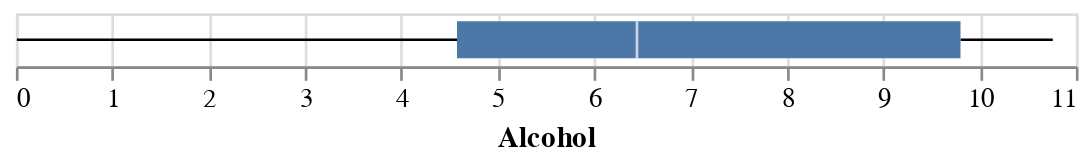

Notebook source saved alongside this figure:
### Markdown cell above
Here is a visualization on the statistics of the chosen health interventions and schooling.

### Code cell
alt.Chart(filtered_df).mark_boxplot().encode(
    x='Alcohol'
)

### Figure 1 — Vega-Lite specification as saved in the notebook (floating-point values rounded to 4 significant figures)
{"config": {"view": {"continuousWidth": 400, "continuousHeight": 300}}, "data": {"name": "data-0bcf5a5dda81ccb7da1e112b62e6a35a"}, "mark": "boxplot", "encoding": {"x": {"field": "Alcohol", "type": "quantitative"}}, "$schema": "https://vega.github.io/schema/vega-lite/v4.17.0.json", "datasets": {"data-0bcf5a5dda81ccb7da1e112b62e6a35a": [{"Year": 2001, "Country": "Australia", "infant deaths": 1, "Alcohol": 9.53, "Polio": 91.0, "Measles": 141, "Schooling": 20.5}, {"Year": 2003, "Country": "Australia", "infant deaths": 1, "Alcohol": 9.97, "Polio": 92.0, "Measles": 91, "Schooling": 20.6}, {"Year": 2011, "Country": "Australia", "infant deaths": 1, "Alcohol": 10.3, "Polio": 92.0, "Measles": 190, "Schooling": 19.8}, {"Year": 2006, "Country": "Australia", "infant deaths": 1, "Alcohol": 10.31, "Polio": 92.0, "Measles": 0, "Schooling": 20.3}, {"Year": 2014, "Country": "Australia", "infant deaths": 1, "Alcohol": 9.71, "Polio": 92.0, "Measles": 340, "Schooling": 20.4}, {"Year": 2002, "Country": "Australia", "infant deaths": 1, "Alcohol": 9.84, "Polio": 92.0, "Measles": 32, "Schooling": 20.1}, {"Year": 2012, "Country": "Australia", "infant deaths": 1, "Alcohol": 10.03, "Polio": 92.0, "Measles": 199, "Schooling": 20.1}, {"Year": 2000, "Country": "Australia", "infant deaths": 1, "Alcohol": 10.17, "Polio": 9.0, "Measles": 108, "Schooling": 20.4}, {"Year": 2004, "Country": "Australia", "infant deaths": 1, "Alcohol": 9.84, "Polio": 92.0, "Measles": 70, "Schooling": 20.7}, {"Year": 2009, "Country": "Australia", "infant deaths": 1, "Alcohol": 10.62, "Polio": 92.0, "Measles": 104, "Schooling": 19.1}, {"Year": 2007, "Country": "Australia", "infant deaths": 1, "Alcohol": 10.56, "Polio": 92.0, "Measles": 11, "Schooling": 19.0}, {"Year": 2005, "Country": "Australia", "infant deaths": 1, "Alcohol": 10.3, "Polio": 92.0, "Measles": 10, "Schooling": 20.3}, {"Year": 2013, "Country": "Australia", "infant deaths": 1, "Alcohol": 9.87, "Polio": 91.0, "Measles": 158, "Schooling": 20.3}, {"Year": 2008, "Country": "Australia", "infant deaths": 1, "Alcohol": 10.76, "Polio": 92.0, "Measles": 65, "Schooling": 19.1}, {"Year": 2010, "Country": "Australia", "infant deaths": 1, "Alcohol": 10.52, "Polio": 92.0, "Measles": 70, "Schooling": 19.5}, {"Year": 2011, "Country": "Cameroon", "infant deaths": 51, "Alcohol": 6.19, "Polio": 8.0, "Measles": 504, "Schooling": 10.0}, {"Year": 2008, "Country": "Cameroon", "infant deaths": 56, "Alcohol": 5.9, "Polio": 82.0, "Measles": 495, "Schooling": 8.8}, {"Year": 2001, "Country": "Cameroon", "infant deaths": 61, "Alcohol": 4.43, "Polio": 61.0, "Measles": 23934, "Schooling": 7.1}, {"Year": 2004, "Country": "Cameroon", "infant deaths": 59, "Alcohol": 4.71, "Polio": 72.0, "Measles": 358, "Schooling": 8.2}, {"Year": 2000, "Country": "Cameroon", "infant deaths": 62, "Alcohol": 3.91, "Polio": 57.0, "Measles": 14629, "Schooling": 6.9}, {"Year": 2012, "Country": "Cameroon", "infant deaths": 50, "Alcohol": 0.01, "Polio": 85.0, "Measles": 609, "Schooling": 10.4}, {"Year": 2010, "Country": "Cameroon", "infant deaths": 53, "Alcohol": 6.15, "Polio": 83.0, "Measles": 240, "Schooling": 9.7}, {"Year": 2006, "Country": "Cameroon", "infant deaths": 58, "Alcohol": 5.22, "Polio": 78.0, "Measles": 196, "Schooling": 8.2}, {"Year": 2014, "Country": "Cameroon", "infant deaths": 47, "Alcohol": 0.01, "Polio": 86.0, "Measles": 831, "Schooling": 10.4}, {"Year": 2013, "Country": "Cameroon", "infant deaths": 48, "Alcohol": 0.01, "Polio": 88.0, "Measles": 760, "Schooling": 10.4}, {"Year": 2009, "Country": "Cameroon", "infant deaths": 54, "Alcohol": 5.89, "Polio": 79.0, "Measles": 251, "Schooling": 9.2}, {"Year": 2007, "Country": "Cameroon", "infant deaths": 57, "Alcohol": 5.44, "Polio": 81.0, "Measles": 100, "Schooling": 8.0}, {"Year": 2005, "Country": "Cameroon", "infant deaths": 58, "Alcohol": 5.03, "Polio": 79.0, "Measles": 605, "Schooling": 8.3}, {"Year": 2002, "Country": "Cameroon", "infant deaths": 60, "Alcohol": 4.58, "Polio": 66.0, "Measles": 1448, "Schooling": 8.4}, {"Year": 2003, "Country": "Cameroon", "infant deaths": 60, "Alcohol": 4.64, "Polio": 72.0, "Measles": 899, "Schooling": 8.1}, {"Year": 2004, "Country": "Netherlands", "infant deaths": 1, "Alcohol": 9.56, "Polio": 98.0, "Measles": 11, "Schooling": 16.5}, {"Year": 2006, "Country": "Netherlands", "infant deaths": 1, "Alcohol": 9.79, "Polio": 96.0, "Measles": 1, "Schooling": 16.5}, {"Year": 2013, "Country": "Netherlands", "infant deaths": 1, "Alcohol": 8.68, "Polio": 97.0, "Measles": 2632, "Schooling": 18.1}, {"Year": 2005, "Country": "Netherlands", "infant deaths": 1, "Alcohol": 9.69, "Polio": 96.0, "Measles": 4, "Schooling": 16.4}, {"Year": 2010, "Country": "Netherlands", "infant deaths": 1, "Alcohol": 9.33, "Polio": 97.0, "Measles": 15, "Schooling": 17.0}, {"Year": 2008, "Country": "Netherlands", "infant deaths": 1, "Alcohol": 9.62, "Polio": 97.0, "Measles": 109, "Schooling": 16.8}, {"Year": 2002, "Country": "Netherlands", "infant deaths": 1, "Alcohol": 9.68, "Polio": 97.0, "Measles": 3, "Schooling": 16.9}, {"Year": 2014, "Country": "Netherlands", "infant deaths": 1, "Alcohol": 0.01, "Polio": 96.0, "Measles": 140, "Schooling": 18.1}, {"Year": 2007, "Country": "Netherlands", "infant deaths": 1, "Alcohol": 9.53, "Polio": 97.0, "Measles": 10, "Schooling": 16.6}, {"Year": 2009, "Country": "Netherlands", "infant deaths": 1, "Alcohol": 9.23, "Polio": 97.0, "Measles": 15, "Schooling": 16.9}, {"Year": 2001, "Country": "Netherlands", "infant deaths": 1, "Alcohol": 9.95, "Polio": 97.0, "Measles": 0, "Schooling": 16.7}, {"Year": 2011, "Country": "Netherlands", "infant deaths": 1, "Alcohol": 8.96, "Polio": 97.0, "Measles": 51, "Schooling": 17.2}, {"Year": 2000, "Country": "Netherlands", "infant deaths": 1, "Alcohol": 10.06, "Polio": 97.0, "Measles": 1019, "Schooling": 16.5}, {"Year": 2003, "Country": "Netherlands", "infant deaths": 1, "Alcohol": 9.56, "Polio": 98.0, "Measles": 4, "Schooling": 16.5}, {"Year": 2012, "Country": "Netherlands", "infant deaths": 1, "Alcohol": 9.05, "Polio": 97.0, "Measles": 10, "Schooling": 18.1}, {"Year": 2001, "Country": "Zimbabwe", "infant deaths": 25, "Alcohol": 1.72, "Polio": 76.0, "Measles": 529, "Schooling": 9.8}, {"Year": 2002, "Country": "Zimbabwe", "infant deaths": 25, "Alcohol": 4.43, "Polio": 73.0, "Measles": 304, "Schooling": 10.0}, {"Year": 2013, "Country": "Zimbabwe", "infant deaths": 25, "Alcohol": 6.39, "Polio": 95.0, "Measles": 0, "Schooling": 10.4}, {"Year": 2012, "Country": "Zimbabwe", "infant deaths": 26, "Alcohol": 6.09, "Polio": 95.0, "Measles": 0, "Schooling": 9.8}, {"Year": 2006, "Country": "Zimbabwe", "infant deaths": 28, "Alcohol": 4.57, "Polio": 71.0, "Measles": 212, "Schooling": 9.5}, {"Year": 2014, "Country": "Zimbabwe", "infant deaths": 23, "Alcohol": 6.5, "Polio": 92.0, "Measles": 0, "Schooling": 10.3}, {"Year": 2004, "Country": "Zimbabwe", "infant deaths": 27, "Alcohol": 4.36, "Polio": 67.0, "Measles": 31, "Schooling": 9.2}, {"Year": 2008, "Country": "Zimbabwe", "infant deaths": 30, "Alcohol": 3.56, "Polio": 75.0, "Measles": 0, "Schooling": 9.7}, {"Year": 2007, "Country": "Zimbabwe", "infant deaths": 29, "Alcohol": 3.88, "Polio": 73.0, "Measles": 242, "Schooling": 9.6}, {"Year": 2000, "Country": "Zimbabwe", "infant deaths": 24, "Alcohol": 1.68, "Polio": 78.0, "Measles": 1483, "Schooling": 9.8}, {"Year": 2011, "Country": "Zimbabwe", "infant deaths": 28, "Alcohol": 6.0, "Polio": 93.0, "Measles": 0, "Schooling": 10.1}, {"Year": 2003, "Country": "Zimbabwe", "infant deaths": 26, "Alcohol": 4.06, "Polio": 7.0, "Measles": 998, "Schooling": 9.5}, {"Year": 2010, "Country": "Zimbabwe", "infant deaths": 29, "Alcohol": 5.21, "Polio": 89.0, "Measles": 9696, "Schooling": 10.0}, {"Year": 2009, "Country": "Zimbabwe", "infant deaths": 30, "Alcohol": 4.64, "Polio": 69.0, "Measles": 853, "Schooling": 9.9}, {"Year": 2005, "Country": "Zimbabwe", "infant deaths": 28, "Alcohol": 4.14, "Polio": 69.0, "Measles": 420, "Schooling": 9.3}]}}
